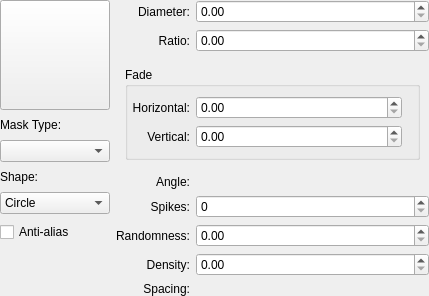
<?xml version="1.0" encoding="UTF-8"?>
<ui version="4.0">
 <author>
    SPDX-FileCopyrightText: none
    SPDX-License-Identifier: GPL-3.0-or-later
  </author>
 <class>KisWdgAutoBrush</class>
 <widget class="QWidget" name="KisWdgAutoBrush">
  <property name="geometry">
   <rect>
    <x>0</x>
    <y>0</y>
    <width>429</width>
    <height>288</height>
   </rect>
  </property>
  <property name="minimumSize">
   <size>
    <width>0</width>
    <height>0</height>
   </size>
  </property>
  <layout class="QGridLayout" name="gridLayout_3" columnstretch="0,1">
   <property name="leftMargin">
    <number>0</number>
   </property>
   <property name="topMargin">
    <number>0</number>
   </property>
   <property name="rightMargin">
    <number>0</number>
   </property>
   <property name="bottomMargin">
    <number>0</number>
   </property>
   <item row="0" column="0">
    <layout class="QVBoxLayout">
     <property name="spacing">
      <number>8</number>
     </property>
     <item>
      <widget class="QToolButton" name="brushPreview">
       <property name="sizePolicy">
        <sizepolicy hsizetype="Maximum" vsizetype="Maximum">
         <horstretch>110</horstretch>
         <verstretch>110</verstretch>
        </sizepolicy>
       </property>
       <property name="minimumSize">
        <size>
         <width>110</width>
         <height>110</height>
        </size>
       </property>
       <property name="text">
        <string/>
       </property>
      </widget>
     </item>
     <item>
      <widget class="QLabel" name="lblMaskType">
       <property name="sizePolicy">
        <sizepolicy hsizetype="Preferred" vsizetype="Fixed">
         <horstretch>0</horstretch>
         <verstretch>0</verstretch>
        </sizepolicy>
       </property>
       <property name="text">
        <string>Mask Type:</string>
       </property>
      </widget>
     </item>
     <item>
      <widget class="QComboBox" name="comboBoxMaskType"/>
     </item>
     <item>
      <widget class="QLabel" name="lblMaskShape">
       <property name="sizePolicy">
        <sizepolicy hsizetype="Preferred" vsizetype="Fixed">
         <horstretch>0</horstretch>
         <verstretch>0</verstretch>
        </sizepolicy>
       </property>
       <property name="text">
        <string>Shape:</string>
       </property>
      </widget>
     </item>
     <item>
      <widget class="QComboBox" name="comboBoxShape">
       <property name="focusPolicy">
        <enum>Qt::ClickFocus</enum>
       </property>
       <item>
        <property name="text">
         <string>Circle</string>
        </property>
       </item>
       <item>
        <property name="text">
         <string>Square</string>
        </property>
       </item>
      </widget>
     </item>
     <item>
      <widget class="QCheckBox" name="btnAntialiasing">
       <property name="toolTip">
        <string>The border of the brush will be smoothed to avoid aliasing</string>
       </property>
       <property name="text">
        <string>Anti-alias</string>
       </property>
      </widget>
     </item>
     <item>
      <spacer name="spacer4">
       <property name="orientation">
        <enum>Qt::Vertical</enum>
       </property>
       <property name="sizeType">
        <enum>QSizePolicy::Expanding</enum>
       </property>
       <property name="sizeHint" stdset="0">
        <size>
         <width>20</width>
         <height>13</height>
        </size>
       </property>
      </spacer>
     </item>
    </layout>
   </item>
   <item row="1" column="1">
    <spacer name="verticalSpacer">
     <property name="orientation">
      <enum>Qt::Vertical</enum>
     </property>
     <property name="sizeType">
      <enum>QSizePolicy::Expanding</enum>
     </property>
     <property name="sizeHint" stdset="0">
      <size>
       <width>20</width>
       <height>17</height>
      </size>
     </property>
    </spacer>
   </item>
   <item row="0" column="1">
    <layout class="QGridLayout" name="gridLayout_2" columnstretch="0,0,1">
     <item row="0" column="1" colspan="2">
      <widget class="KisDoubleSliderSpinBox" name="inputRadius" native="true">

      </widget>
     </item>
     <item row="3" column="0">
      <widget class="QLabel" name="lblAngle">
       <property name="text">
        <string>Angle:</string>
       </property>
       <property name="alignment">
        <set>Qt::AlignRight|Qt::AlignTrailing|Qt::AlignVCenter</set>
       </property>
      </widget>
     </item>
     <item row="0" column="0">
      <widget class="QLabel" name="lblDiameter">
       <property name="text">
        <string>Diameter:</string>
       </property>
       <property name="alignment">
        <set>Qt::AlignRight|Qt::AlignTrailing|Qt::AlignVCenter</set>
       </property>
      </widget>
     </item>
     <item row="1" column="0">
      <widget class="QLabel" name="lblRatio">
       <property name="text">
        <string>Ratio:</string>
       </property>
       <property name="alignment">
        <set>Qt::AlignRight|Qt::AlignTrailing|Qt::AlignVCenter</set>
       </property>
      </widget>
     </item>
     <item row="1" column="1" colspan="2">
      <widget class="KisDoubleSliderSpinBox" name="inputRatio" native="true"/>
     </item>
     <item row="2" column="0" colspan="3">
      <widget class="QStackedWidget" name="stackedWidget">
       <property name="sizePolicy">
        <sizepolicy hsizetype="Preferred" vsizetype="Preferred">
         <horstretch>0</horstretch>
         <verstretch>0</verstretch>
        </sizepolicy>
       </property>
       <property name="minimumSize">
        <size>
         <width>0</width>
         <height>0</height>
        </size>
       </property>
       <property name="currentIndex">
        <number>0</number>
       </property>
       <widget class="QWidget" name="PageFade">
        <layout class="QGridLayout" name="gridLayout_5">
         <item row="0" column="0">
          <widget class="QGroupBox" name="grpFade">
           <property name="sizePolicy">
            <sizepolicy hsizetype="Preferred" vsizetype="Preferred">
             <horstretch>0</horstretch>
             <verstretch>0</verstretch>
            </sizepolicy>
           </property>
           <property name="maximumSize">
            <size>
             <width>1024</width>
             <height>1024</height>
            </size>
           </property>
           <property name="toolTip">
            <string comment="Fade for brush softness"/>
           </property>
           <property name="title">
            <string>Fade</string>
           </property>
           <layout class="QVBoxLayout" name="verticalLayout_2">
            <property name="leftMargin">
             <number>4</number>
            </property>
            <item>
             <layout class="QGridLayout" name="gridLayout" columnstretch="0,1,0">
              <item row="0" column="0">
               <widget class="QLabel" name="lblHorizontalFade">
                <property name="text">
                 <string>Horizontal:</string>
                </property>
                <property name="alignment">
                 <set>Qt::AlignRight|Qt::AlignTrailing|Qt::AlignVCenter</set>
                </property>
               </widget>
              </item>
              <item row="0" column="1">
               <widget class="KisDoubleSliderSpinBox" name="inputHFade" native="true"/>
              </item>
              <item row="0" column="2" rowspan="2">
               <widget class="KoAspectButton" name="aspectButton" native="true"/>
              </item>
              <item row="1" column="0">
               <widget class="QLabel" name="lblVerticalFade">
                <property name="text">
                 <string>Vertical:</string>
                </property>
                <property name="alignment">
                 <set>Qt::AlignRight|Qt::AlignTrailing|Qt::AlignVCenter</set>
                </property>
               </widget>
              </item>
              <item row="1" column="1">
               <widget class="KisDoubleSliderSpinBox" name="inputVFade" native="true"/>
              </item>
             </layout>
            </item>
           </layout>
          </widget>
         </item>
        </layout>
       </widget>
       <widget class="QWidget" name="PageCurve">
        <layout class="QGridLayout" name="gridLayout_6">
         <item row="0" column="0">
          <widget class="QLabel" name="lblSoftness">
           <property name="sizePolicy">
            <sizepolicy hsizetype="Fixed" vsizetype="Minimum">
             <horstretch>0</horstretch>
             <verstretch>0</verstretch>
            </sizepolicy>
           </property>
           <property name="minimumSize">
            <size>
             <width>80</width>
             <height>0</height>
            </size>
           </property>
           <property name="text">
            <string>Softness:</string>
           </property>
           <property name="alignment">
            <set>Qt::AlignHCenter|Qt::AlignTop</set>
           </property>
          </widget>
         </item>
         <item row="0" column="1">
          <widget class="KisCurveWidget" name="softnessCurve" native="true">
           <property name="sizePolicy">
            <sizepolicy hsizetype="Expanding" vsizetype="Preferred">
             <horstretch>0</horstretch>
             <verstretch>0</verstretch>
            </sizepolicy>
           </property>
           <property name="minimumSize">
            <size>
             <width>0</width>
             <height>0</height>
            </size>
           </property>
           <property name="maximumSize">
            <size>
             <width>10000</width>
             <height>10000</height>
            </size>
           </property>
          </widget>
         </item>
         <item row="0" column="2">
          <spacer name="horizontalSpacer">
           <property name="orientation">
            <enum>Qt::Horizontal</enum>
           </property>
           <property name="sizeHint" stdset="0">
            <size>
             <width>40</width>
             <height>20</height>
            </size>
           </property>
          </spacer>
         </item>
        </layout>
       </widget>
      </widget>
     </item>
     <item row="5" column="0">
      <widget class="QLabel" name="lblRandomness">
       <property name="text">
        <string>Randomness:</string>
       </property>
       <property name="alignment">
        <set>Qt::AlignRight|Qt::AlignTrailing|Qt::AlignVCenter</set>
       </property>
      </widget>
     </item>
     <item row="4" column="0">
      <widget class="QLabel" name="lblSpikes">
       <property name="text">
        <string>Spikes:</string>
       </property>
       <property name="alignment">
        <set>Qt::AlignRight|Qt::AlignTrailing|Qt::AlignVCenter</set>
       </property>
      </widget>
     </item>
     <item row="4" column="1" colspan="2">
      <widget class="KisSliderSpinBox" name="inputSpikes" native="true"/>
     </item>
     <item row="6" column="1" colspan="2">
      <widget class="KisDoubleSliderSpinBox" name="density" native="true"/>
     </item>
     <item row="5" column="1" colspan="2">
      <widget class="KisDoubleSliderSpinBox" name="inputRandomness" native="true"/>
     </item>
     <item row="6" column="0">
      <widget class="QLabel" name="lblDensity">
       <property name="text">
        <string>Density:</string>
       </property>
       <property name="alignment">
        <set>Qt::AlignRight|Qt::AlignTrailing|Qt::AlignVCenter</set>
       </property>
      </widget>
     </item>
     <item row="7" column="1" colspan="2">
      <widget class="KisSpacingSelectionWidget" name="spacingWidget" native="true"/>
     </item>
     <item row="7" column="0">
      <widget class="QLabel" name="lblSpacing">
       <property name="text">
        <string>Spacing:</string>
       </property>
       <property name="alignment">
        <set>Qt::AlignRight|Qt::AlignTrailing|Qt::AlignVCenter</set>
       </property>
      </widget>
     </item>
     <item row="3" column="1" colspan="2">
      <layout class="QHBoxLayout" name="horizontalLayout">
       <property name="spacing">
        <number>0</number>
       </property>
       <item>
        <widget class="KisAngleSelector" name="inputAngle" native="true">
         <property name="minimumSize">
          <size>
           <width>200</width>
           <height>0</height>
          </size>
         </property>
        </widget>
       </item>
       <item>
        <spacer name="horizontalSpacer_2">
         <property name="orientation">
          <enum>Qt::Horizontal</enum>
         </property>
        </spacer>
       </item>
      </layout>
     </item>
    </layout>
   </item>
  </layout>
 </widget>
 <customwidgets>
  <customwidget>
   <class>KisSliderSpinBox</class>
   <extends>QSpinBox</extends>
   <header>kis_slider_spin_box.h</header>
   <container>1</container>
  </customwidget>
  <customwidget>
   <class>KoAspectButton</class>
   <extends>QWidget</extends>
   <header>KoAspectButton.h</header>
   <container>1</container>
  </customwidget>
  <customwidget>
   <class>KisDoubleSliderSpinBox</class>
   <extends>QDoubleSpinBox</extends>
   <header>kis_slider_spin_box.h</header>
   <container>1</container>
  </customwidget>
  <customwidget>
   <class>KisCurveWidget</class>
   <extends>QWidget</extends>
   <header>widgets/kis_curve_widget.h</header>
   <container>1</container>
  </customwidget>
  <customwidget>
   <class>KisSpacingSelectionWidget</class>
   <extends>QWidget</extends>
   <header>kis_spacing_selection_widget.h</header>
   <container>1</container>
  </customwidget>
  <customwidget>
   <class>KisAngleSelector</class>
   <extends>QWidget</extends>
   <header location="global">KisAngleSelector.h</header>
   <container>1</container>
  </customwidget>
 </customwidgets>
 <resources/>
 <connections/>
</ui>
